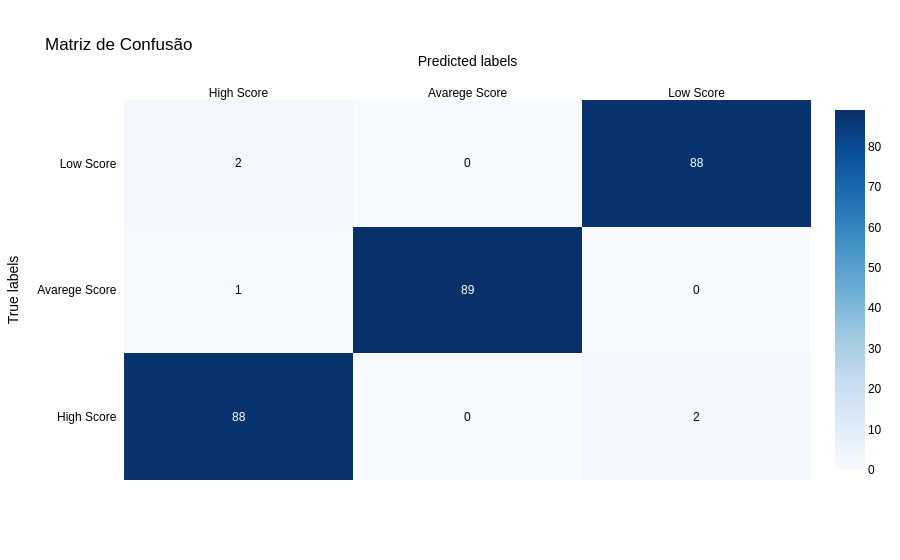

This figure's notebook cell:
### Code cell
conf_matrix = confusion_matrix(y_train, y_pred_train)

class_names = ['High Score', 'Avarege Score', 'Low Score']

# Plotando a matriz de confusão com Plotly
fig = ff.create_annotated_heatmap(
    z=conf_matrix,
    x=class_names,
    y=class_names,
    colorscale='Blues',
    showscale=True
)
fig.update_layout(
    title='Matriz de Confusão',
    xaxis_title='Predicted labels',
    yaxis_title='True labels',
    font=dict(
        family='Arial',
        size=12,
        color='black'
    )
)

### Figure 1 — Plotly figure (JSON) as saved in the notebook; plotly's stock layout.template omitted (floating-point values rounded to 4 significant figures)
{"data": [{"colorscale": [[0.0, "rgb(247,251,255)"], [0.125, "rgb(222,235,247)"], [0.25, "rgb(198,219,239)"], [0.375, "rgb(158,202,225)"], [0.5, "rgb(107,174,214)"], [0.625, "rgb(66,146,198)"], [0.75, "rgb(33,113,181)"], [0.875, "rgb(8,81,156)"], [1.0, "rgb(8,48,107)"]], "reversescale": false, "showscale": true, "x": ["High Score", "Avarege Score", "Low Score"], "y": ["High Score", "Avarege Score", "Low Score"], "z": [[88, 0, 2], [1, 89, 0], [2, 0, 88]], "type": "heatmap"}], "layout": {"annotations": [{"font": {"color": "#FFFFFF"}, "showarrow": false, "text": "88", "x": "High Score", "xref": "x", "y": "High Score", "yref": "y"}, {"font": {"color": "#000000"}, "showarrow": false, "text": "0", "x": "Avarege Score", "xref": "x", "y": "High Score", "yref": "y"}, {"font": {"color": "#000000"}, "showarrow": false, "text": "2", "x": "Low Score", "xref": "x", "y": "High Score", "yref": "y"}, {"font": {"color": "#000000"}, "showarrow": false, "text": "1", "x": "High Score", "xref": "x", "y": "Avarege Score", "yref": "y"}, {"font": {"color": "#FFFFFF"}, "showarrow": false, "text": "89", "x": "Avarege Score", "xref": "x", "y": "Avarege Score", "yref": "y"}, {"font": {"color": "#000000"}, "showarrow": false, "text": "0", "x": "Low Score", "xref": "x", "y": "Avarege Score", "yref": "y"}, {"font": {"color": "#000000"}, "showarrow": false, "text": "2", "x": "High Score", "xref": "x", "y": "Low Score", "yref": "y"}, {"font": {"color": "#000000"}, "showarrow": false, "text": "0", "x": "Avarege Score", "xref": "x", "y": "Low Score", "yref": "y"}, {"font": {"color": "#FFFFFF"}, "showarrow": false, "text": "88", "x": "Low Score", "xref": "x", "y": "Low Score", "yref": "y"}], "xaxis": {"dtick": 1, "gridcolor": "rgb(0, 0, 0)", "side": "top", "ticks": "", "title": {"text": "Predicted labels"}}, "yaxis": {"dtick": 1, "ticks": "", "ticksuffix": "  ", "title": {"text": "True labels"}}, "font": {"family": "Arial", "size": 12, "color": "black"}, "title": {"text": "Matriz de Confusão"}}}
